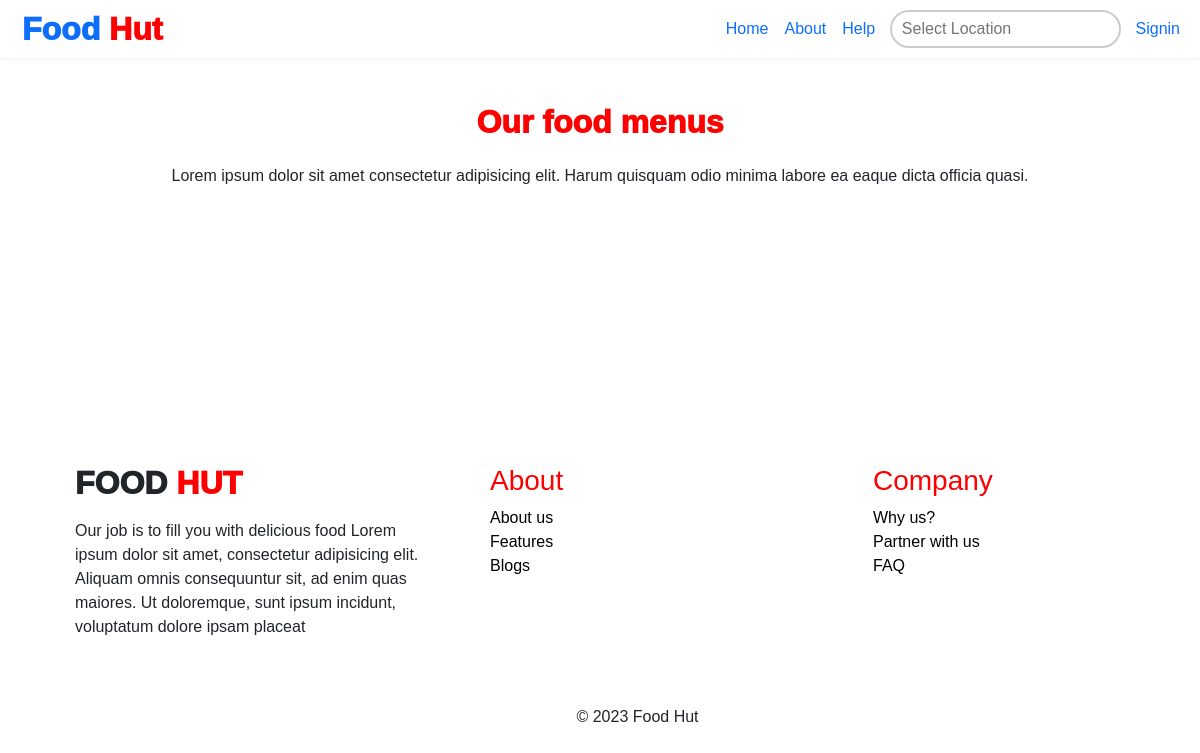
The app's page /vendor/drinks, older data.
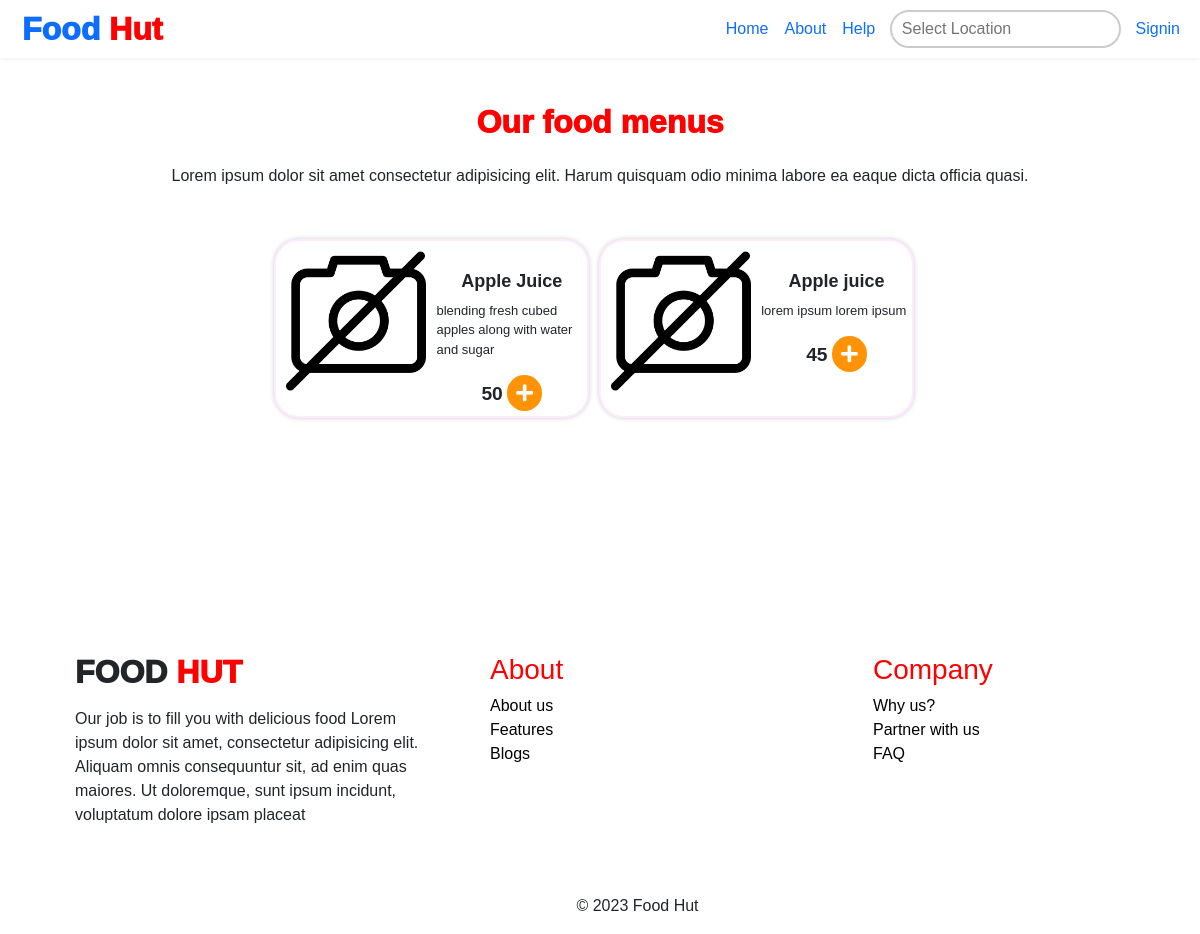
The same page, newer data.
### vendor/models.py (models this page shows, shortened)
class Products (models.Model):
    user=models.ForeignKey(User,related_name='products', on_delete=models.CASCADE)
    title=models.CharField(max_length=50)
    price=models.IntegerField()
    description=models.TextField()
    slug=models.SlugField(unique=True,max_length=50)
    image=models.ImageField(upload_to='product_image/',default='product_default.png', height_field=None, width_field=None, max_length=None)
    category=models.ForeignKey(Categories,related_name='products', verbose_name=("category"), on_delete=models.CASCADE)
    created_on=models.DateField(auto_now_add=True)
    last_updated=models.DateField(auto_now=True)
    class Meta:
        verbose_name = ("products")
        verbose_name_plural = ("products")

### vendor/views.py (the view)
# urls.py: path('vendor/<slug:slugquery>',vendor_home,name='vendor'),
def vendor_home(request,slugquery):
    products=Products.objects.filter()
    return render(request,'vendor/home.html',{'products':products})

### templates/vendor/home.html (shortened to what this page needs)
{% extends 'customer/base.html' %}
{% load static %}
{% block style %}
<link rel="stylesheet" href="{% static 'css/style.css' %}">
<link rel="stylesheet" href="{% static 'css/menu.css' %}">
{% endblock style %}
{% block content %}
    <div class="main container">
      <div class="food-menu" >
        <h2 class="menu-head">Our food menus</h2>
        <p class="menu-para">Lorem ipsum dolor sit amet consectetur adipisicing elit. Harum quisquam odio minima labore ea eaque dicta officia quasi.</p>
        <div class="menu-grid">
            {% for product in products %}
          <div class="card-col">
            <div class="food-image">
              <img src="{{product.image.url}}" alt="">
            </div>
            <div class="food-details">
              <h3 class="food-name"> {{product.title}}</h3>
              <p class="food-desc">{{product.description}} </p>
              <span>{{product.price}}</span> <span><i class="fa fa-plus" aria-hidden="true"></i></span>
            </div>
          </div>
          {% endfor %}
          </div>
        </div>
      </div>
{% endblock %}

### templates/customer/base.html (shortened to what this page needs)
{% load static %}
<!DOCTYPE html>
<html>
    <head>
        <link rel="stylesheet" href="https://cdnjs.cloudflare.com/ajax/libs/font-awesome/5.15.3/css/all.min.css">
        <link rel="stylesheet" href="https://cdnjs.cloudflare.com/ajax/libs/bootstrap/5.0.1/css/bootstrap.min.css">
        <link rel="stylesheet" href="{% static 'css/style.css' %}">
        {% block style %}
        {% endblock style %}
    </head>
    <body>
       <nav class="navbar navbar-expand-lg custom-navbar-toggler">
        <div class="container-fluid">
          <a class="navbar-brand" href="{% url 'home' %}">Food <b>Hut</b></a>
          <div class="collapse navbar-collapse" id="navbarNav">
            <ul class="navbar-nav ms-auto mb-2 mb-lg-0">
              <li class="nav-item">
                <a class="nav-link active" aria-current="page" href="{% url 'home' %}">Home</a>
              </li>
              <li class="nav-item">
                <a class="nav-link" href="#">About</a>
              </li>
              <li class="nav-item">
                <a class="nav-link" href="#">Help</a>
              </li>
                  <input class="location-box" type="text" placeholder="Select Location"> </i>
                  {% if user.is_authenticated %}
                  <li class="nav-item dropdown">
                    <a class="nav-link dropdown-toggle" href="#" role="button" data-bs-toggle="dropdown" aria-expanded="false">
                      My Account
                    </a>
                    <ul class="dropdown-menu">
                      <li><a class="dropdown-item" href="{% url 'logout' %}">Logout</a></li>
                    </ul>
                  </li>
                  {% else %}
                  <li class="nav-item">
                    <a class="nav-link" href="{% url 'signin' %}">Signin</a>
                  </li>
                  {% endif %}
            </ul>
          </div>
        </div>
      </nav>
        {% block content %}
        {% endblock content %}
            <footer class="footer">
              <div class="row footer-row">
                <div class="col footer-col1">
                  <h3 class="footer-heading1">FOOD <b>HUT</b></h2>
                    Our job is to fill you with delicious food Lorem ipsum dolor sit amet, consectetur adipisicing elit. Aliquam omnis consequuntur sit, ad enim quas maiores. Ut doloremque, sunt ipsum incidunt, voluptatum dolore ipsam placeat
                </div>
                <div class="col footer-col2">
                  <ul class="footer-list2">
                    <li><h3>About</h3></li>
                    <li><a href="#">About us</a></li>
                    <li><a href="#">Features</a></li>
                    <li><a href="#">Blogs</a></li>
                  </ul>
                </div>
                <div class="col footer-col3">
                  <ul class="footer-list3">
                    <li><h3>Company</h3></li>
                    <li><a href="#">Why us?</a></li>
                    <li><a href="#">Partner with us</a></li>
                    <li><a href="#">FAQ</a></li>
                  </ul>
                </div>
                </div>
              <div class="container copyright">
                <p>&copy; 2023 Food Hut</p>
              </div>
            </footer>
    </body>
</html>

### static/css/style.css (style rules this page uses)
body { font-family: sans-serif; }
.main { border-radius: 25px; font-family: sans-serif; }
.navbar { box-shadow: 0 0 5px rgba(0,0,0,0.1); padding: 0%; }
.navbar-brand,.footer-heading1 { font-weight: 1000; font-size: xx-large; font-family: 'Franklin Gothic Medium', 'Arial Narrow', Arial, sans-serif; }
.navbar-nav li { margin: auto; display: flex; justify-content: space-between; align-items: left; }
.navbar-brand b,.footer-heading1 b { color: rgb(255, 0, 0); font-weight: 1000; }
nav a { text-decoration: none; padding: 10px; border-radius: 5px; transition: all 0.3s ease-in-out; }
.location-box,.categories input.search-form { border-radius: 20px; padding: 5px 10px; background-image: url("location-symbol.png"); background-repeat: no-repeat; background-position: 10px center; -webkit-appearance: none; -moz-appearance: none; appearance: none; border: 2px solid #ccc; font-size: 16px; margin: 5pt; }
.nav-item { margin-right: auto; margin-left: 0; }
.footer { background-color: f8f9fa; padding-top: 120px; margin-left: 75px; }
.copyright { padding-top: 50pt; text-align: center; }
.footer-list2,.footer-list3,.footer-col1 { list-style-type:none; text-decoration:black }
.footer-list2 a,.footer-list3 a,.card-title a { color: black; text-decoration: none; }
.footer-col2 h3,.footer-col3 h3 { color: #ff0000; font-weight: 500; }

### static/css/menu.css (style rules this page uses)
.main .menu-grid { display: flex; flex-direction: row; width: 90%; padding-bottom: 50px; justify-content: center; margin-left: 50px; flex-wrap: wrap; }
.card-col { flex: 0 0 calc(33.33% - 20px); margin: 10px; box-shadow: 0 0 5px rgba(0,0,0,0.2); }
.main .food-menu { border-radius: 15% 15% 15% 15%; margin-top:35px; padding-bottom: 60px; justify-content: center; }
.main .food-menu .menu-head { padding-bottom:15px; font-size: xx-large; font-weight: 1000; text-align: center; color: red; padding-top: 10px; }
.food-details span { font-size: larger; font-weight: 600; }
.fa-plus { padding: 8px; background-color: rgb(255, 147, 6); color: white; width: 35px; border-radius: 20px; }
.main .food-menu .menu-para { text-align: center; padding-bottom:30px; }
.main .menu-grid .card-col img { width: 140px; height: auto; }
.main .menu-grid .card-col { display: flex; flex-direction: row; border: 2px solid #ffeaff; background-color: rgb(255, 255, 255); position: relative; width: 100%; text-align: center; border-radius: 25px; margin:5px; }
.food-image { flex: 20%; padding-top: 25px; }
.food-details { flex: 80%; margin-bottom: 5px; }
.food-name { margin-top: 30px; font-size: large; font-weight: 600; }
.food-desc { font-size: small; text-align: left; }
.food-image { text-decoration: none; padding: 10px; border-radius: 40px; transition: transform 2.5s; }

Row changes from the older to the newer data that the page shows:
added Products: image (placeholder picture), title "Apple Juice", description "blending fresh cubed apples along with water and sugar", price "50"
added Products: image (placeholder picture), title "Apple juice", description "lorem ipsum lorem ipsum", price "45"
